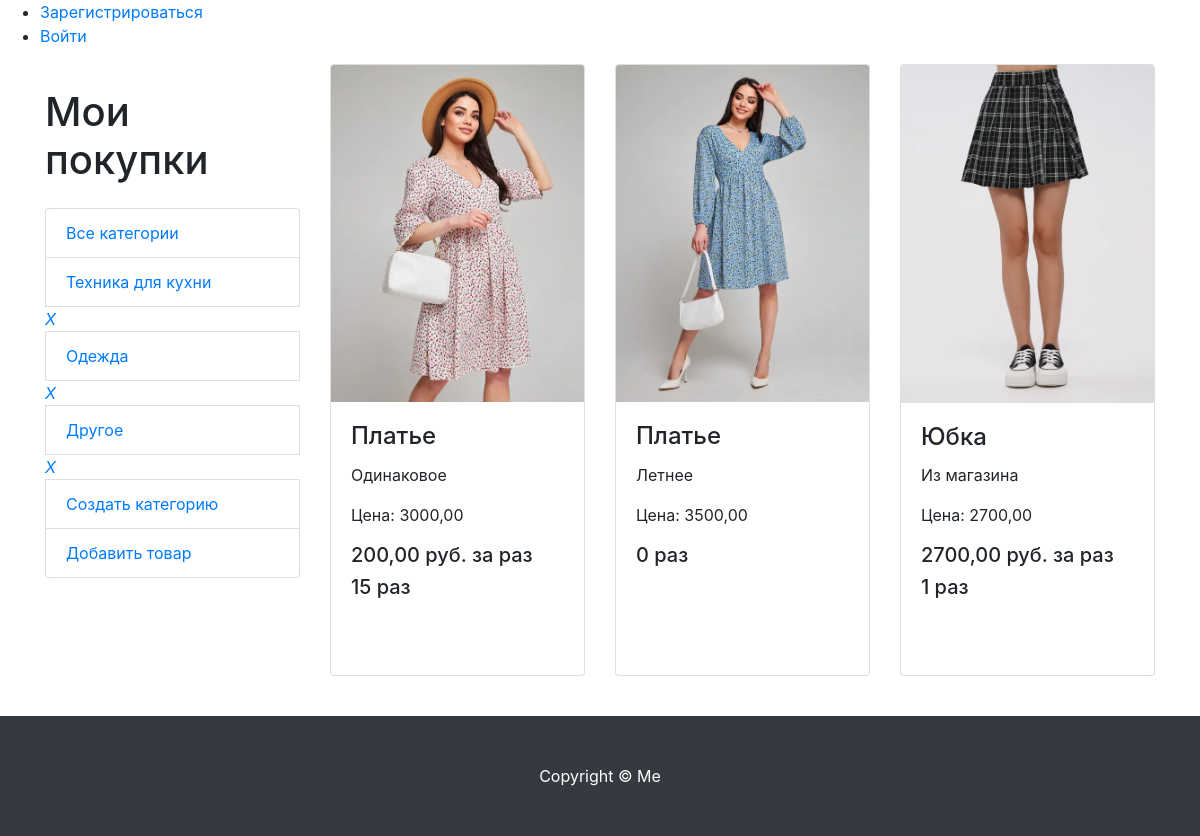
Page /products/3/ on the committed database.
### myproducts/models.py (models this page shows, shortened)
class Category(models.Model):
    name = models.CharField(max_length=100, unique=True, verbose_name='Категория')
    description = models.TextField(blank=True, verbose_name='Описание категории')
    class Meta:
        verbose_name = 'категорию'
        verbose_name_plural = 'Категории'

class Product(models.Model):
    name = models.CharField(max_length=256, verbose_name='Название')
    image = models.ImageField(upload_to='products_images/', blank=True, verbose_name='Изображение')
    description = models.CharField(max_length=250, blank=True, verbose_name='Описание')
    price = models.DecimalField(max_digits=8, decimal_places=2, verbose_name='Цена')
    times = models.PositiveIntegerField(default=0, blank=True, verbose_name='Количество раз')
    category = models.ForeignKey(Category, on_delete=models.CASCADE, verbose_name='Категория')
    class Meta:
        verbose_name = 'товар'
        verbose_name_plural = 'Товары'

### myproducts/views.py (the view)
# urls.py: path('products/', views.my_products, name='my_products'),
def my_products(request, category_id=None):
    context = {
        'title': 'Мои покупки',
        'categories': Category.objects.all(),
    }
    if category_id:
        products = Product.objects.filter(category_id=category_id)
    else:
        products = Product.objects.all()
    paginator = Paginator(products, 3)
    page_number = request.GET.get('page')
    page_obj = paginator.get_page(page_number)
    context.update({'products': page_obj})
    return render(request, 'myproducts/myproducts.html', context)

### myproducts/templates/myproducts/myproducts.html (shortened to what this page needs)
{% extends 'calculator/base.html' %}
{% load static %}
{% load mathfilters %}
{% block content %}
<div class="container">
    <div class="row">
        <div class="col-lg-3">
            <h1 class="my-4">Мои покупки</h1>
            <div class="list-group">
                {% include 'myproducts/category.html' %}
            </div>
        </div>
        <div class="col-lg-9">
            <div class="row">
                {% for product in products %}
                <div class="col-lg-4 col-md-6 mb-4">
                    <div class="card h-100">
                        <a href="product.html">
                            <img class="card-img-top"
                                 src="{{ product.image.url }}"
                                 alt="">
                        </a>
                        <div class="card-body">
                            <h4 class="card-title">{{ product.name }}</h4>
                            <p class="card-text">{{ product.description }}</p>
                            <p class="card-text">Цена: {{ product.price }}</p>
                            {% if product.times >= 1 %}
                            <h5 class="price">{{ product.price |div:product.times |floatformat:2 }} руб. за раз</h5>
                            {% endif %}
                            <h5 class="price">{{ product.times }}
                            {% with modulo=product.times|mod:10 %}
                                {% if product.times == 12 or product.times == 13 or product.times == 14 %}
                                    раз
                                {% elif modulo == 2 or modulo == 3 or modulo == 4 %}
                                    раза
                                {% else %}
                                    раз
                                {% endif %}
                            {% endwith %}
                            </h5>
                        </div>
                    </div>
                </div>
                {% endfor %}
            </div>
        </div>
    </div>
</div>
<footer class="py-5 bg-dark">
    <div class="container">
        <p class="m-0 text-center text-white">Copyright &copy; Me</p>
    </div>
</footer>
{% endblock %}

### myproducts/templates/myproducts/category.html
<div class="list-group">
    <a href="{% url 'my_products' %}" class="list-group-item">Все категории</a>
    {% for category in categories %}
    <a href="{% url 'category' category.id %}" class="list-group-item">{{ category.name }}</a>
    <a href="{% url 'delete_category' category.id %}"><i>X</i></a>
    {% endfor %}
    <a href="{% url 'create_category' %}" class="list-group-item">Создать категорию</a>
    <a href="{% url 'create_product' %}" class="list-group-item">Добавить товар</a>
</div>

### rows in the picture
Category: name "Техника для кухни"
Category: name "Одежда"
Category: name "Другое"
Product: image (picture), name "Платье", description "Одинаковое", price "3000,00", price|div "200,00", times "15", shows "раз"
Product: image (picture), name "Платье", description "Летнее", price "3500,00", times "0", shows "раз"
Product: image (picture), name "Юбка", description "Из магазина", price "2700,00", price|div "2700,00", times "1", shows "раз"
